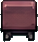

Source code (Python):
from PIL import Image
from collections import deque
import os
HOME=os.environ['USERPROFILE']; HERE=os.path.dirname(os.path.abspath(__file__))
im=Image.open(os.path.join(HOME,'Downloads','DevOfficeFinal.png')).convert('RGB')
px=im.load()

# generous box around the middle bottom-row meeting chair; y starts below the table edge
L,T,R,B=608,241,654,288
w,h=R-L,B-T
crop=im.crop((L,T,R,B)); cp=crop.load()

def bg(p):
    """floor green (incl. the chair's shadow) and the table's wood edge.
    Maroon body, dark outline and grey castors all fail both tests, so the chair survives."""
    r,g,b=p
    green = 40<r<150 and 80<g<175 and 70<b<160 and g>r+8 and g>b-8
    wood  = r>75 and r>g+25 and g>b+15 and b<115
    return green or wood

# flood fill background inward from the border so the chair blob is whatever is left
mask=[[False]*w for _ in range(h)]   # True = background
q=deque()
for x in range(w):
    for y in (0,h-1):
        if bg(cp[x,y]) and not mask[y][x]: mask[y][x]=True; q.append((x,y))
for y in range(h):
    for x in (0,w-1):
        if bg(cp[x,y]) and not mask[y][x]: mask[y][x]=True; q.append((x,y))
while q:
    x,y=q.popleft()
    for dx,dy in ((1,0),(-1,0),(0,1),(0,-1)):
        nx,ny=x+dx,y+dy
        if 0<=nx<w and 0<=ny<h and not mask[ny][nx] and bg(cp[nx,ny]):
            mask[ny][nx]=True; q.append((nx,ny))

out=Image.new('RGBA',(w,h),(0,0,0,0)); op=out.load()
for y in range(h):
    for x in range(w):
        if not mask[y][x]:
            r,g,b=cp[x,y]; op[x,y]=(r,g,b,255)
# The table's dark edge line survives the colour key and is contiguous with the chair,
# so a run-fill won't separate it. The chair body is a rectangle, so measure its width
# on a row well clear of the table and clamp the top rows to that.
ref=22
xs=[x for x in range(w) if op[x,ref][3]]
bl,br=min(xs),max(xs)
for y in range(0,14):
    for x in range(w):
        if x<bl or x>br: op[x,y]=(0,0,0,0)
print(f'body columns {bl}..{br} (measured at row {ref})')

bb=out.getbbox()
out=out.crop(bb)
print('chair bbox in crop:',bb,'-> size',out.size)
out.save(os.path.join(HERE,'chair.png'))

# preview on a checkerboard so alpha is visible
cw,ch=out.size; sc=9
chk=Image.new('RGB',(cw*sc,ch*sc))
for y in range(ch*sc):
    for x in range(cw*sc):
        chk.putpixel((x,y),(70,70,70) if ((x//18)+(y//18))%2 else (110,110,110))
chk.paste(out.resize((cw*sc,ch*sc),Image.NEAREST),(0,0),out.resize((cw*sc,ch*sc),Image.NEAREST))
chk.save(os.path.join(HERE,'chair-preview.png'))
print('saved chair.png and chair-preview.png')
